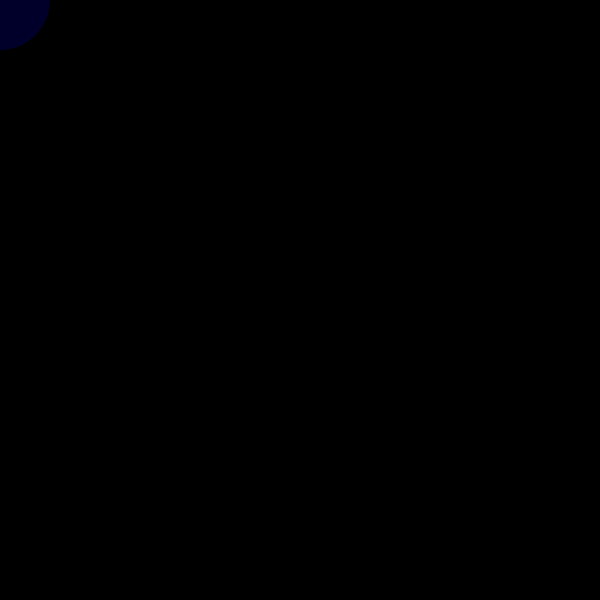
Frame 1 (no input)
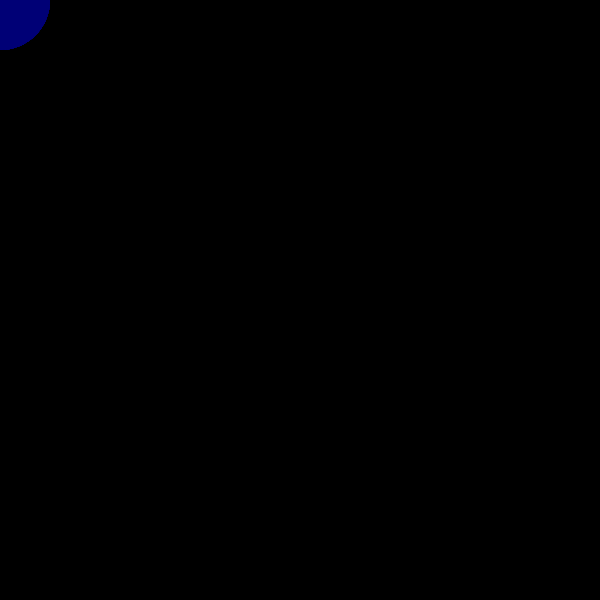
Frame 60 (the mouse pressed at the canvas centre just before this capture)
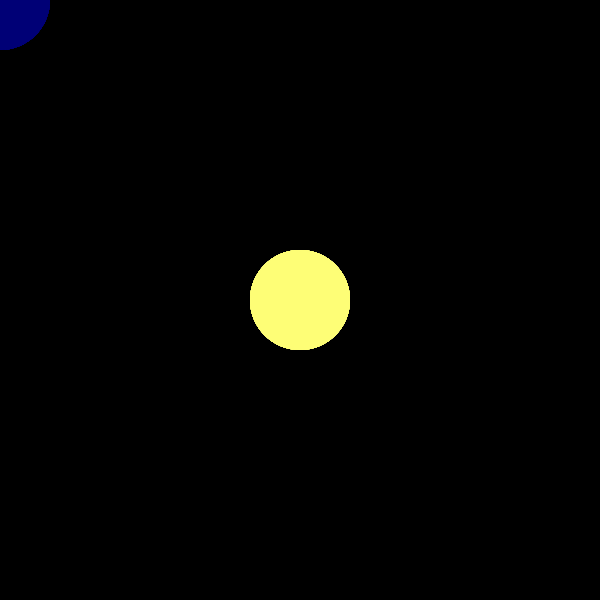
Frame 120 (the mouse held since frame 60 and released just before this capture)

The Processing sketch that drew these frames (run headless with seeded random() and noise(); from frame 60 on, the mouse is pressed at the canvas centre):

// Processing sketch: processing_16405
// ── processing_16405.pde

int a = 1; // color
int b = 255;
int c = 120;
int d = 0;

void setup(){

size(600,600);
background(0); 
smooth();

}

void draw(){

 
  
noStroke();
fill(mouseX,mouseY,120,90);
ellipse(mouseX,mouseY,100, 100);


a = a + 1;
b = b - 1;
c = c + 1;
d = d + 1;
}
